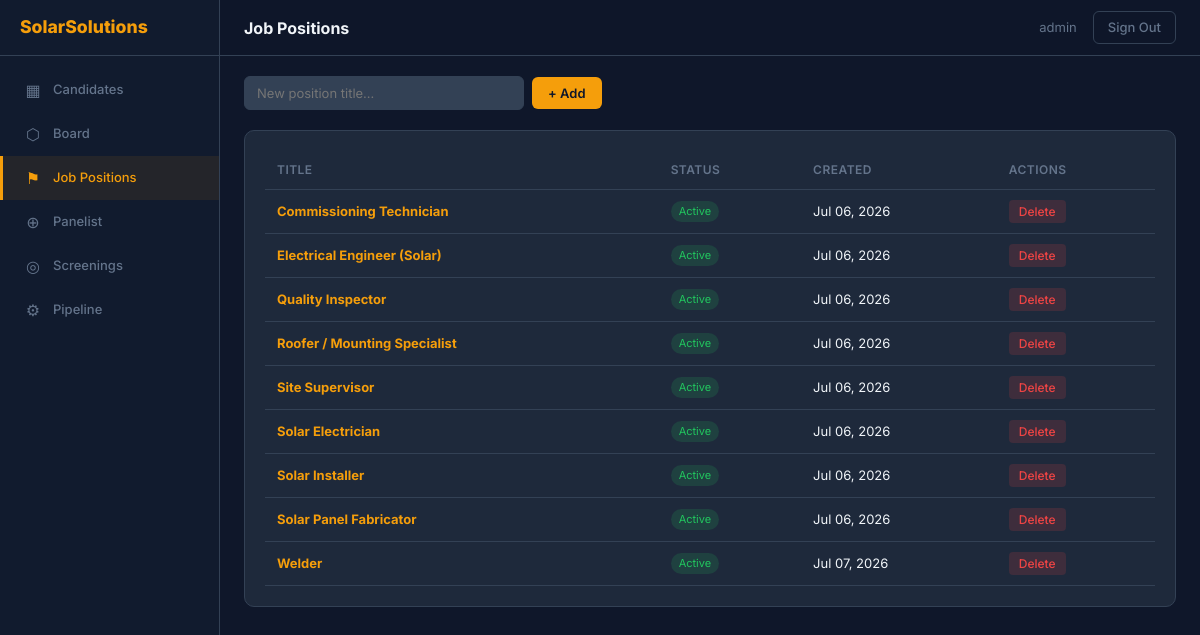
Page /solarsolutions/job-positions/ (signed in) on the earlier database version.
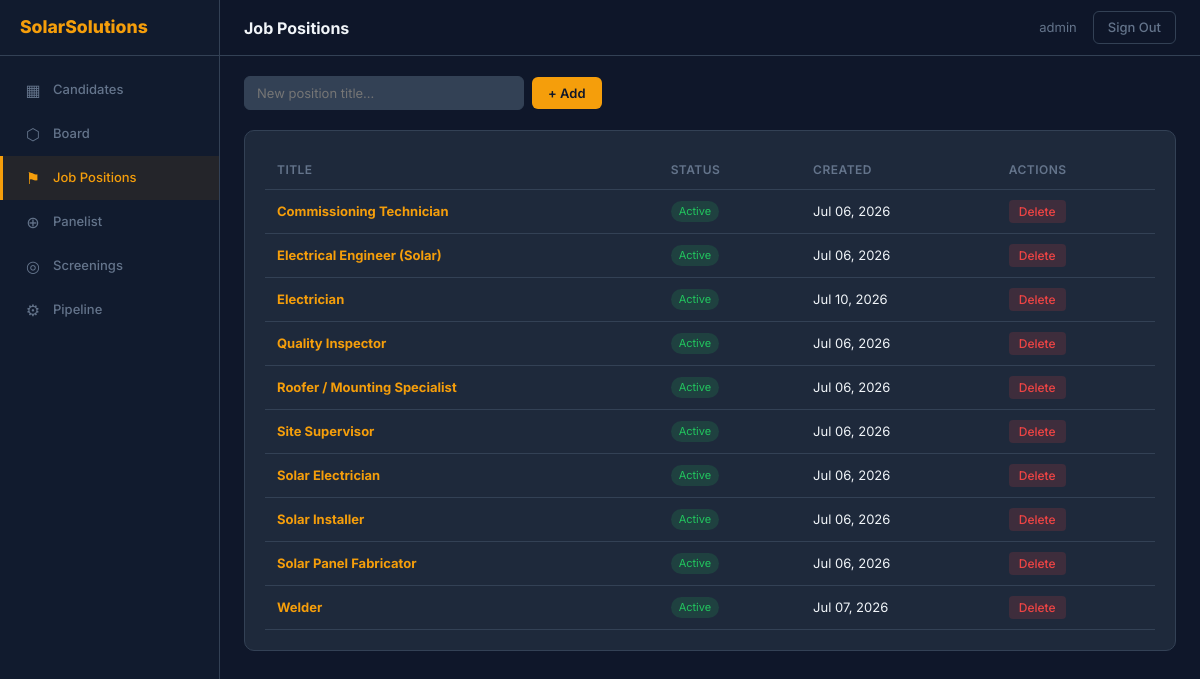
Same page on the later database version.
### api/models.py (models this page shows, shortened)
class JobPosition(models.Model):
    company = models.ForeignKey(Company, on_delete=models.CASCADE, related_name='job_positions')
    title = models.CharField('Job Title', max_length=200)
    description = models.TextField('Job Description', blank=True)
    base_salary = models.DecimalField('Base Salary ($)', max_digits=10, decimal_places=2, null=True, blank=True)
    hourly_rate = models.DecimalField('Per Hour ($)', max_digits=8, decimal_places=2, null=True, blank=True)
    location = models.CharField('Location', max_length=200, blank=True)
    requirements = models.TextField('Requirements', blank=True)
    is_active = models.BooleanField('Active', default=True)
    created_at = models.DateTimeField(auto_now_add=True)
    class Meta:
        ordering = ['title']
        unique_together = ('company', 'title')
        verbose_name = 'Job Position'
        verbose_name_plural = 'Job Positions'

### adminpanel/views.py (the view)
# urls.py: path('job-positions/', views.job_positions, name='job_positions'),
@company_login_required
def job_positions(request, company_slug=None):
    positions = JobPosition.objects.filter(company=request.company)
    return render(request, 'adminpanel/job_positions.html', {
        'positions': positions,
        'company': request.company,
    })

### adminpanel/views.py (called while the page is built)
def company_login_required(view_func):
    @wraps(view_func)
    def wrapper(request, *args, **kwargs):
        if request.user.is_authenticated:
            return view_func(request, *args, **kwargs)
        if request.company:
            return redirect('admin_login', company_slug=request.company.slug)
        return redirect('landing')
    return wrapper

### adminpanel/templates/adminpanel/job_positions.html (shortened to what this page needs)
{% extends 'adminpanel/base.html' %}
{% block page_title %}Job Positions{% endblock %}
{% block content %}
<div class="toolbar">
  <form class="add-form" method="post" action="{% url 'job_position_add' company_slug=company.slug %}">
    <input type="text" name="title" placeholder="New position title…" required />
    <button type="submit" class="btn-primary">+ Add</button>
  </form>
</div>
<div class="card-wrap">
  <table>
    <thead>
      <tr>
        <th>Title</th>
        <th>Status</th>
        <th>Created</th>
        <th>Actions</th>
      </tr>
    </thead>
    <tbody>
      {% for pos in positions %}
        <tr>
          <td><strong><a href="{% url 'job_position_detail' company_slug=company.slug pk=pos.pk %}" style="color:var(--color-primary);text-decoration:none;">{{ pos.title }}</a></strong></td>
          <td>
            <span class="active-tag {% if pos.is_active %}active-yes{% else %}active-no{% endif %}">
              {{ pos.is_active|yesno:"Active,Inactive" }}
            </span>
          </td>
          <td style="white-space:nowrap;">{{ pos.created_at|date:"M d, Y" }}</td>
          <td>
            <form method="post" action="{% url 'job_position_delete' company_slug=company.slug pk=pos.pk %}" style="display:inline;">
              <button type="submit" class="btn-sm btn-del">Delete</button>
            </form>
          </td>
        </tr>
      {% empty %}
        <tr><td colspan="4" class="empty-state">No positions yet.</td></tr>
      {% endfor %}
    </tbody>
  </table>
</div>
{% endblock %}

Differences in the rows shown:
added JobPosition: title "Electrician", is_active "Active", created_at "Jul 10, 2026"
